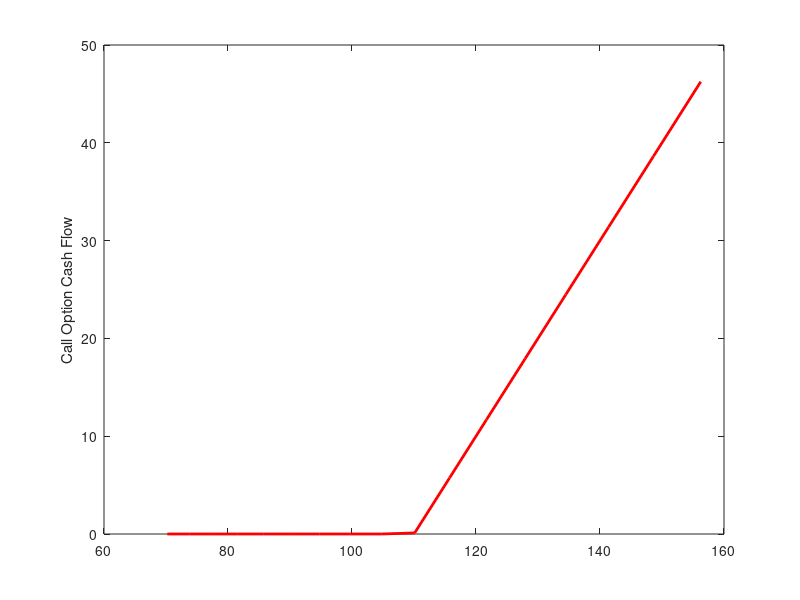

This figure's MATLAB source:
% Matlab program for Lab Report #4 
% For the course, "Macroeconomic Foundations for Asset Prices," NYU Stern.
% Written by:  Dave Backus, October 2014 
format compact 
clear all 

%%
disp(' ')
disp('Answers to Lab Report #4') 

disp(' ')
disp('------------------------------------------------------------------')
disp('Question 1') 

disp(' ')
disp('Inputs') 

Q = [1/2; 1/3; 1/4];
p = [1/3; 1/3; 1/3];

disp(' ')
disp('(a,b,c)')
m = Q./p 

q1 = sum(p.*m)
r1 = 1/q1

pstar = p.*m/q1
check_pstar = sum(pstar)

disp(' ')
disp('(d,e,f)')

d = [1; 2; 3];
qe = sum(p.*m.*d)

re = d./qe
Ere = sum(p.*re)
rp = Ere - r1 

%%
disp(' ')
disp('------------------------------------------------------------------')
disp('Question 2')

nz = 10;
z = [0:nz]';

omega = 4;
alpha = 1;

p = exp(-omega)*omega.^z./gamma(z+1);
omegastar = omega*exp(-alpha)
pstar = exp(-omegastar)*omegastar.^z./gamma(z+1);

disp(' ')
disp('True and risk-neutral probabilities') 
[z p pstar]

figure(1)
bar(z, [p pstar]) 
xlabel('State z')
ylabel('True and Risk-Neutral Probabilities') 


%%
disp(' ')
disp('------------------------------------------------------------------')
disp('Question 3')

% arbitrary state grid
zmax = 4; dz = 0.5;
z = [-zmax:dz:zmax]';
pstar = exp(-z.^2/2)*dz/sqrt(2*pi);
checksumprobs = sum(pstar)

% underlying
q1 = 0.95;
sigma = 0.1;
mu = log(100/q1) - sigma^2/2
logs = mu + sigma*z;
s = exp(logs);

% option cash flows 
k = 110;
dcall = [s>=k].*(s-k);
qcall = q1*sum(pstar.*dcall)

% underlying revisited
s0 = q1*sum(pstar.*s)

figure(1)
plot(s, dcall, 'r', 'LineWidth', 2)
ylabel('Call Option Cash Flow')

